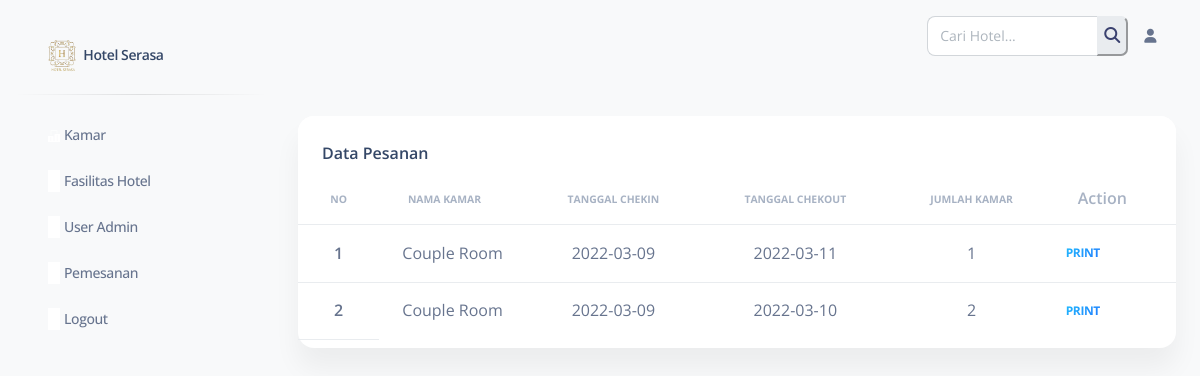
Screenshot of /pages/lapor.php with the database file from the repository.
### tables this page shows
CREATE TABLE `pemesanan` (
  `id_pemesanan` int(11) NOT NULL,
  `id_kamar` int(11) NOT NULL,
  `tanggal_chekin` date NOT NULL,
  `tanggal_chekout` date NOT NULL,
  `jumlah_pesan` int(11) NOT NULL,
  `nama_pemesan` varchar(255) NOT NULL,
  `email_pemesan` varchar(128) NOT NULL,
  `no_hp` varchar(50) NOT NULL,
  `nama_tamu` varchar(255) NOT NULL,
  `status_pemesan` enum('dipesan','peroses','batal','') NOT NULL,
  `tanggal_pesan` timestamp NOT NULL DEFAULT current_timestamp() ON UPDATE current_timestamp()
);

CREATE TABLE `kamar_hotel` (
  `id_kamar` int(11) NOT NULL,
  `nama_kamar` varchar(100) NOT NULL,
  `foto_kamar` varchar(255) NOT NULL,
  `jumlah_kamar` int(11) NOT NULL,
  `harga_kamar` int(11) NOT NULL,
  `deskripsi_kamar` text NOT NULL
);

### pages/lapor.php (the view, shortened to what this page needs)
<?php
include "../config/config.hotel.php";
?>
<!DOCTYPE html>
<html lang="en">
<head>
  <?php require_once "head-hotel.php"; ?>
</head>
<body class="g-sidenav-show  bg-gray-100">
  <?php
  require_once "navbar_admin.php";
  ?>
  <main class="main-content position-relative max-height-vh-100 h-100 mt-1 border-radius-lg ">
    <?php
    require_once "atas_admin.php";
    ?>
    <div class="container-fluid py-4">
      <div class="row">
        <div class="container-fluid py-4">
          <div class="row">
            <div class="col-12">
              <div class="card mb-4">
                <div class="card-header pb-0">
                  <h6>Data Pesanan</h6>
                </div>
                <div class="card-body px-0 pt-0 pb-2">
                  <div class="table-responsive p-0">
                    <table class="table align-items-center mb-0">
                      <?php
                      $no = 1;
                      if (isset($_POST['cari'])) {
                        $cari = $_POST['cari'];
                        $query = mysqli_query($conn, "select * from pesamesanan where nama_kamar like '%" . $cari . "%'");
                      } else {
                        $query = mysqli_query($conn, "select * from pemesanan");
                      }
                      ?>
                      <thead>
                        <tr>
                          <th class="text-uppercase text-secondary text-center text-xxs font-weight-bolder opacity-7">No</th>
                          <th class="text-uppercase text-secondary text-center text-xxs font-weight-bolder opacity-7 ps-2">Nama Kamar</th>
                          <th class="text-center text-uppercase text-secondary text-xxs font-weight-bolder opacity-7">Tanggal Chekin</th>
                          <th class="text-center text-uppercase text-secondary text-xxs font-weight-bolder opacity-7">Tanggal Chekout</th>
                          <th class="text-center text-uppercase text-secondary text-xxs font-weight-bolder opacity-7">Jumlah Kamar</th>
                          <th class="text-secondary opacity-7">Action</th>
                        </tr>
                      </thead>
                      <tbody>
                        <?php
                        while ($data = mysqli_fetch_array($query)) {
                          $id = $data['id_kamar'];
                          $sql = mysqli_query($conn, "SELECT nama_kamar FROM kamar_hotel where id_kamar = '$id'");
                          $ambil = mysqli_fetch_array($sql)
                        ?>
                          <tr>
                            <th class="text-center"><?= $no++; ?></th>
                            <td class="text-center"><?= $ambil['nama_kamar']; ?></td>
                            <td class="text-center"><?= $data['tanggal_chekin']; ?></td>
                            <td class="text-center"><?= $data['tanggal_chekout']; ?></td>
                            <td class="text-center"><?= $data['jumlah_pesan']; ?></td>
                            <td class="align-middle">
                              <a href="laporan.php?idi=<?= $data['id_pemesanan']; ?>" id='m-view' class="btn btn-link text-info text-center text-gradient px-1 mb-0">
                                Print
                              </a>
                            </td>
                          </tr>
                        <?php
                        }
                        ?>
                      </tbody>
                    </table>
                  </div>
                </div>
              </div>
            </div>
          </div>
        </div>
      </div>
    </div>
  </main>
</body>
</html>

### rows the page displays
pemesanan: id_kamar.nama_kamar "Couple Room", tanggal_chekin "2022-03-09", tanggal_chekout "2022-03-11", jumlah_pesan "1"
pemesanan: id_kamar.nama_kamar "Couple Room", tanggal_chekin "2022-03-09", tanggal_chekout "2022-03-10", jumlah_pesan "2"
